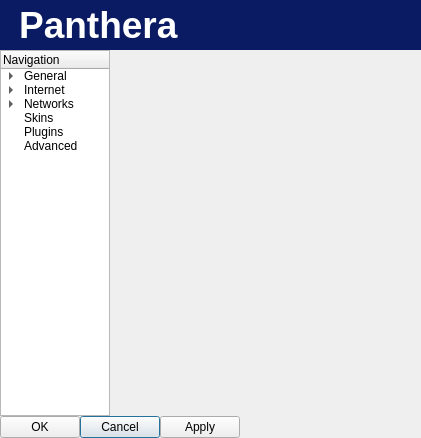
<?xml version="1.0" encoding="UTF-8"?>
<ui version="4.0">
 <class>Settings</class>
 <widget class="QDialog" name="Settings">
  <property name="geometry">
   <rect>
    <x>0</x>
    <y>0</y>
    <width>421</width>
    <height>438</height>
   </rect>
  </property>
  <property name="windowTitle">
   <string>Settings</string>
  </property>
  <property name="windowIcon">
   <iconset>
    <normaloff>:/Icons/Resource/Panthera.png</normaloff>:/Icons/Resource/Panthera.png</iconset>
  </property>
  <layout class="QGridLayout" name="gridLayout_2">
   <property name="margin">
    <number>0</number>
   </property>
   <property name="spacing">
    <number>0</number>
   </property>
   <item row="0" column="0" colspan="2">
    <widget class="QFrame" name="frameLibraryHeader">
     <property name="minimumSize">
      <size>
       <width>0</width>
       <height>50</height>
      </size>
     </property>
     <property name="styleSheet">
      <string notr="true">background-color: rgb(11, 27, 99);</string>
     </property>
     <property name="frameShape">
      <enum>QFrame::NoFrame</enum>
     </property>
     <property name="frameShadow">
      <enum>QFrame::Raised</enum>
     </property>
     <widget class="QLabel" name="labelLibraryHeader">
      <property name="geometry">
       <rect>
        <x>10</x>
        <y>0</y>
        <width>231</width>
        <height>51</height>
       </rect>
      </property>
      <property name="text">
       <string>&lt;!DOCTYPE HTML PUBLIC &quot;-//W3C//DTD HTML 4.0//EN&quot; &quot;http://www.w3.org/TR/REC-html40/strict.dtd&quot;&gt;
&lt;html&gt;&lt;head&gt;&lt;meta name=&quot;qrichtext&quot; content=&quot;1&quot; /&gt;&lt;style type=&quot;text/css&quot;&gt;
p, li { white-space: pre-wrap; }
&lt;/style&gt;&lt;/head&gt;&lt;body style=&quot; font-family:'MS Shell Dlg 2'; font-size:8.25pt; font-weight:400; font-style:normal;&quot;&gt;
&lt;p style=&quot; margin-top:0px; margin-bottom:0px; margin-left:0px; margin-right:0px; -qt-block-indent:0; text-indent:0px;&quot;&gt;&lt;span style=&quot; font-size:8pt;&quot;&gt;  &lt;/span&gt;&lt;img src=&quot;:/Graphics/Resource/Panthera48.png&quot; /&gt;&lt;span style=&quot; font-size:8pt;&quot;&gt; &lt;/span&gt;&lt;span style=&quot; font-size:28pt; font-weight:600; color:#ffffff;&quot;&gt;Panthera&lt;/span&gt;&lt;/p&gt;&lt;/body&gt;&lt;/html&gt;</string>
      </property>
     </widget>
    </widget>
   </item>
   <item row="1" column="0">
    <widget class="QTreeWidget" name="treeWidget">
     <property name="maximumSize">
      <size>
       <width>110</width>
       <height>16777215</height>
      </size>
     </property>
     <column>
      <property name="text">
       <string>Navigation</string>
      </property>
     </column>
     <item>
      <property name="text">
       <string>General</string>
      </property>
      <item>
       <property name="text">
        <string>General</string>
       </property>
      </item>
      <item>
       <property name="text">
        <string>Library</string>
       </property>
      </item>
      <item>
       <property name="text">
        <string>Media Player</string>
       </property>
      </item>
      <item>
       <property name="text">
        <string>Community</string>
       </property>
      </item>
      <item>
       <property name="text">
        <string>Chat</string>
       </property>
      </item>
      <item>
       <property name="text">
        <string>Web</string>
       </property>
      </item>
     </item>
     <item>
      <property name="text">
       <string>Internet</string>
      </property>
      <item>
       <property name="text">
        <string>Connection</string>
       </property>
      </item>
      <item>
       <property name="text">
        <string>Downloads</string>
       </property>
      </item>
      <item>
       <property name="text">
        <string>Uploads</string>
       </property>
      </item>
      <item>
       <property name="text">
        <string>Remote Access</string>
       </property>
      </item>
      <item>
       <property name="text">
        <string>Scheduler</string>
       </property>
      </item>
     </item>
     <item>
      <property name="text">
       <string>Networks</string>
      </property>
      <item>
       <property name="text">
        <string>Gnutella</string>
       </property>
      </item>
      <item>
       <property name="text">
        <string>Ares</string>
       </property>
      </item>
      <item>
       <property name="text">
        <string>eDonkey 2k</string>
       </property>
      </item>
      <item>
       <property name="text">
        <string>Bittorrent</string>
       </property>
      </item>
      <item>
       <property name="text">
        <string>Protocols</string>
       </property>
      </item>
     </item>
     <item>
      <property name="text">
       <string>Skins</string>
      </property>
     </item>
     <item>
      <property name="text">
       <string>Plugins</string>
      </property>
     </item>
     <item>
      <property name="text">
       <string>Advanced</string>
      </property>
     </item>
    </widget>
   </item>
   <item row="1" column="1">
    <widget class="QStackedWidget" name="stackedWidget">
     <widget class="QWidget" name="page"/>
     <widget class="QWidget" name="page_2"/>
    </widget>
   </item>
   <item row="2" column="0" colspan="2">
    <layout class="QGridLayout" name="gridLayout">
     <item row="0" column="1">
      <widget class="QPushButton" name="pushButton">
       <property name="text">
        <string>Cancel</string>
       </property>
      </widget>
     </item>
     <item row="0" column="0">
      <widget class="QPushButton" name="pushButton_2">
       <property name="text">
        <string>OK</string>
       </property>
      </widget>
     </item>
     <item row="0" column="3">
      <spacer name="horizontalSpacer">
       <property name="orientation">
        <enum>Qt::Horizontal</enum>
       </property>
       <property name="sizeHint" stdset="0">
        <size>
         <width>40</width>
         <height>20</height>
        </size>
       </property>
      </spacer>
     </item>
     <item row="0" column="2">
      <widget class="QPushButton" name="pushButton_3">
       <property name="text">
        <string>Apply</string>
       </property>
      </widget>
     </item>
    </layout>
   </item>
  </layout>
 </widget>
 <resources/>
 <connections/>
</ui>
